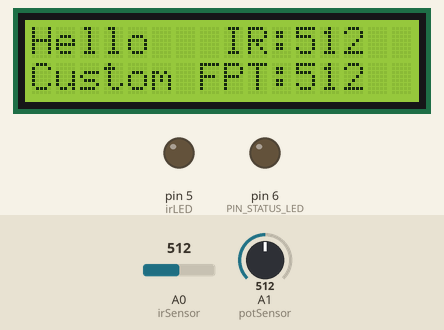
Simulated run of this sketch. Board: Arduino Uno, built with avr-gcc and run on an emulated ATmega328P. On the bench: 16×2 character LCD, output pins drawn as LEDs (lit = HIGH). The test bench sets the inputs (shaded band); at power-on: A0 (irSensor) = 512, A1 (potSensor) = 512.

Above: at 1.2 s.
1.3 s: A0 (irSensor) set to 716
At 2.0 s:
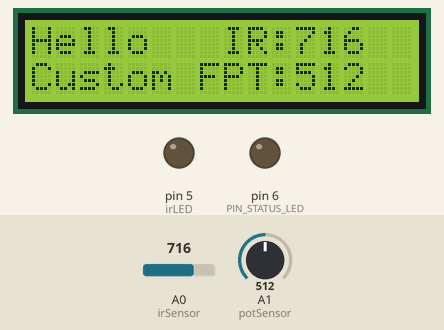
4.3 s: A1 (potSensor) set to 716
At 6.1 s:
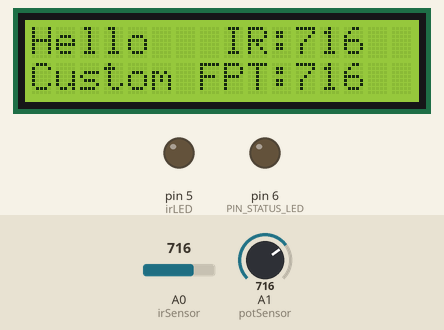
6.8 s: A0 (irSensor) set to 900
At 7.4 s:
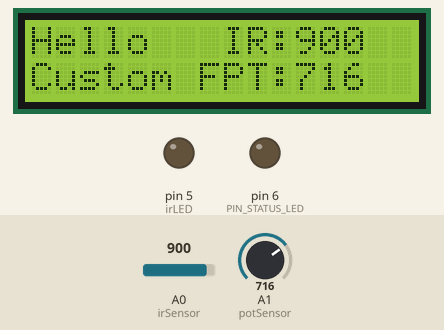
8.3 s: A1 (potSensor) set to 900
At 9.3 s:
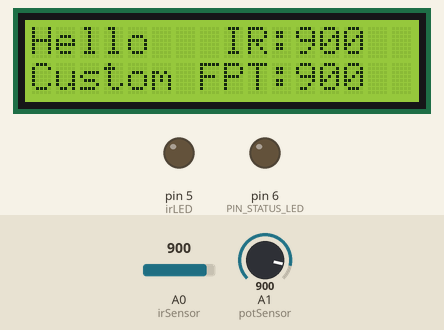
11.3 s: A0 (irSensor) set to 1023
At 11.7 s:
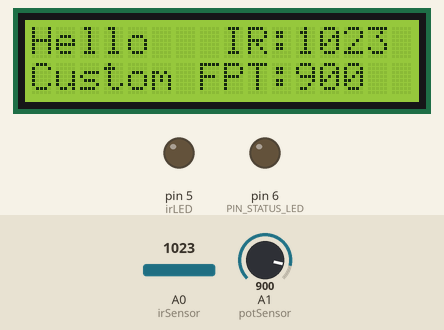
12.8 s: A1 (potSensor) set to 1023
At 13.8 s:
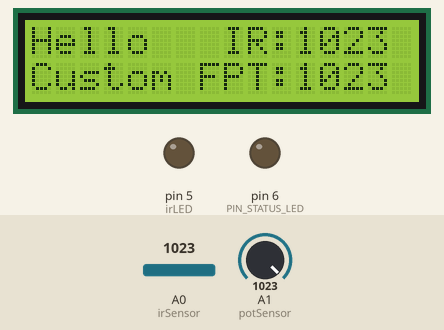
Timing chart, 0 to 15.8 s (numbered marks = the images above; inputs shaded):
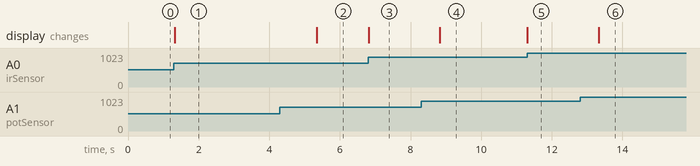

Measured:
- after the input at 1.3 s, the display: changes at once (image 1)
- after the input at 4.3 s, the display: changes after 1.0 s (image 2)
- after the input at 6.8 s, the display: changes at once (image 3)
- after the input at 8.3 s, the display: changes after 0.53 s (image 4)
- after the input at 11.3 s, the display: changes at once (image 5)
- after the input at 12.8 s, the display: changes after 0.53 s (image 6)

The sketch:

beamBreak38eProximityIR.ino
```cpp
#include <LiquidCrystal.h>

const int rs = 12, en = 11, d4 = 10, d5 = 9, d6 = 8, d7 = 7;
LiquidCrystal lcd(rs, en, d4, d5, d6, d7);

#define PIN_SEND_IR 3
#define PIN_DETECT_IR 2
#define PIN_STATUS_LED 6


#define irLED 5

boolean sendState = false;


const int irSensor = A0;
volatile int irSensorValue = 0;

const int potSensor = A1;
volatile int potSensorValue = 0;


void setup()
{

  lcd.begin(16, 2);
  lcd.print("Hello");
  lcd.setCursor(0,1);
  lcd.print("Custom Flash");


  pinMode(PIN_DETECT_IR, INPUT);

  pinMode(PIN_STATUS_LED, OUTPUT);
  pinMode(irLED, OUTPUT);
}

void loop() {
  sendState = !sendState;
  //digitalWrite(PIN_SEND_IR, sendState);
  digitalWrite(PIN_SEND_IR, true);
  //digitalWrite(PIN_STATUS_LED, digitalRead(PIN_DETECT_IR));


  irSensorValue = analogRead(irSensor);
  String irSensorString = String(irSensorValue);
  String hiString = String("IR:"+irSensorString);
  String clrHiString = String("IR:    ");
  lcd.setCursor(8,0);
  lcd.print(clrHiString);
  lcd.setCursor(8,0);
  lcd.print(hiString);

  potSensorValue = analogRead(potSensor);
  String potSensorString = String(potSensorValue);
  String loString = String("PT:"+potSensorString);
  String clrLoString = String("PT:    ");
  lcd.setCursor(8,1);
  lcd.print(clrLoString);
  lcd.setCursor(8,1);
  lcd.print(loString);

  if (irSensorValue > potSensorValue){
    flash();
    delay(2000);
  }

  delay(5);
}

void flash(){
  for(int i=0; i<16; i++)
  {
    digitalWrite(irLED, HIGH);
    delayMicroseconds(11);
    digitalWrite(irLED, LOW);
    delayMicroseconds(11);
  }
  delayMicroseconds(7330);

  for(int i=0; i<16; i++)
  {
    digitalWrite(irLED, HIGH);
    delayMicroseconds(11);
    digitalWrite(irLED, LOW);
    delayMicroseconds(11);
  }
}
```
